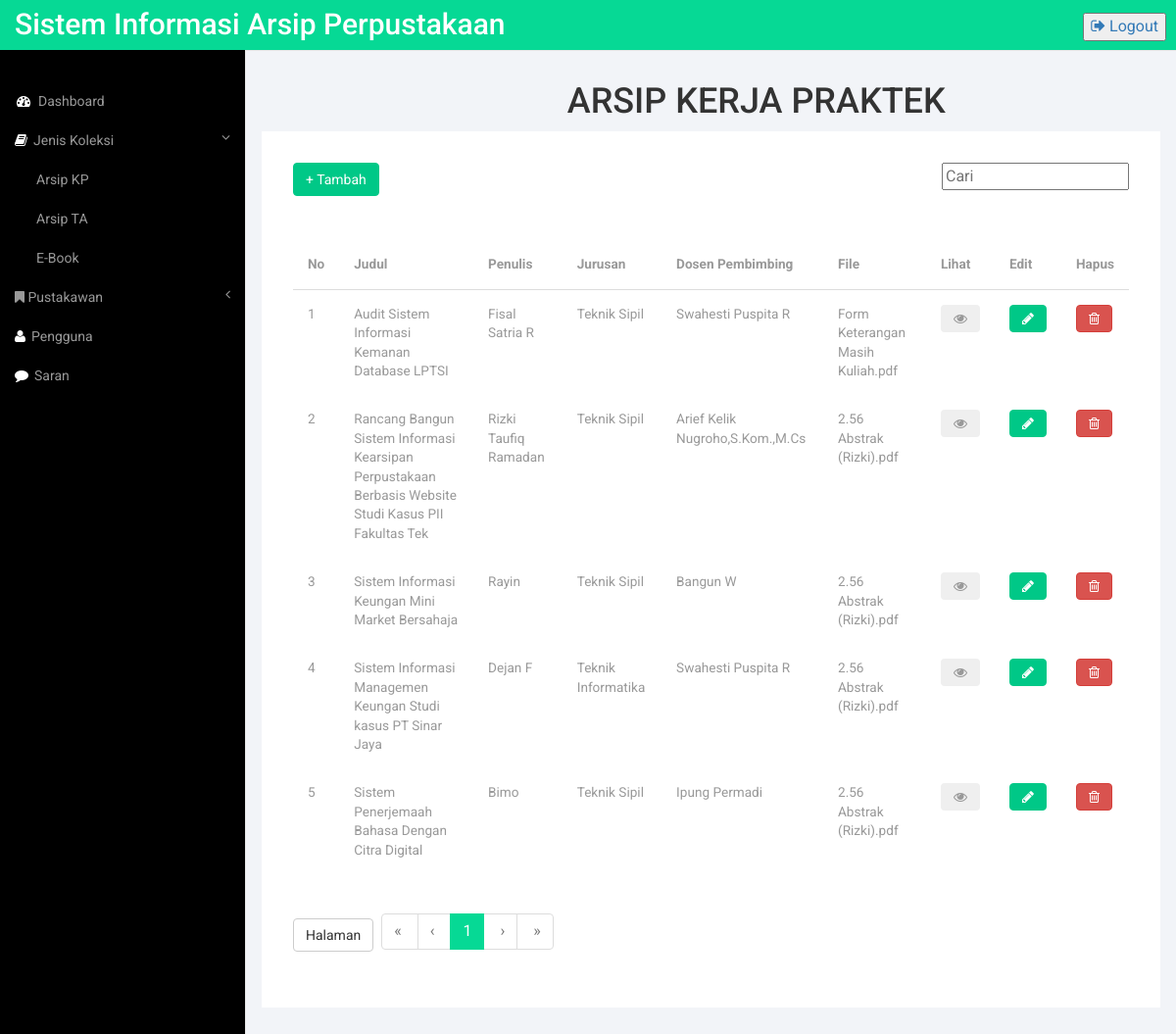
The app's page /admin/koleksiKP.php (signed in) with its own data.
### tables this page shows
CREATE TABLE `koleksikp` (
  `id_koleksiKP` int(255) NOT NULL,
  `judul` varchar(100) NOT NULL,
  `penulis` varchar(100) NOT NULL,
  `nim` varchar(50) NOT NULL,
  `jurusan` varchar(100) NOT NULL,
  `dosbimKP` varchar(100) NOT NULL,
  `dosbimKP1` varchar(100) NOT NULL,
  `accno` int(200) NOT NULL,
  `subjek` varchar(200) NOT NULL,
  `barcode` int(200) NOT NULL,
  `laporan` varchar(255) NOT NULL
);

### admin/koleksiKP.php (the view, shortened to what this page needs)
<?php
include"../system/koneksi.php";
include"../pagination2.php";
?>
<!DOCTYPE HTML>
<html>
<head>
<link href="../css/bootstrap.min.css" rel='stylesheet' type='text/css' />
<link href="../css/administrator.css" rel='stylesheet' type='text/css' />
<link href="../css/lines.css" rel='stylesheet' type='text/css' />
<link href="../css/font-awesome.css" rel="stylesheet">
<link href="../css/custom.css" rel="stylesheet">
</head>
<body>
<div id="wrapper">
        <nav class="top1 navbar navbar-default navbar-static-top" role="navigation" style="margin-bottom: 0">
            <div class="navbar-header">
                <a class="navbar-brand" href="index.html">Sistem Informasi Arsip Perpustakaan</a>
            </div>
            <ul class="nav navbar-nav navbar-right">
				<button style="margin-top: 15%" class="m_2"><a href="logout.php"><i class="fa fa-sign-out"></i> Logout</a></button>
			</ul>
            <div class="navbar-default sidebar" role="navigation">
                <div class="sidebar-nav navbar-collapse">
                    <ul class="nav" id="side-menu">
                        <li>
                            <a href="administrator.php"><i class="fa fa-dashboard fa-fw nav_icon"></i>Dashboard</a>
                        </li>
                        <li>
                            <a href="#"><i class="fa fa-book nav_icon"></i>Jenis Koleksi<span class="fa arrow"></span></a>
                            <ul class="nav nav-second-level">
                                <li>
                                    <a href="koleksiKP.php">Arsip KP</a>
                                    <a href="koleksiTA.php">Arsip TA</a>
                                    <a href="koleksiEBOOK.php">E-Book</a>
                                </li>
                            </ul>
                        </li>
                        <li>
                            <a href="#"><i class="fa fa-bookmark nav-icon"></i> Pustakawan<span class="fa arrow"></span></a>
                        </li>
                        <li>
                            <a href="pengguna.php"><i class="fa fa-user nav_icon"></i>Pengguna</a>
                        </li>
                        <li>
                            <a href="saran.php"><i class="fa fa-comment nav_icon"></i>Saran</a>
                        </li>
                    </ul>
                </div>
            </div>
        </nav>
        <div id="page-wrapper">
        <div class="graphs">
     	<div class="col_3">
     		<h1 style="margin-left: 34%">ARSIP KERJA PRAKTEK</h1>
     		<div class="bs-example4" data-example-id="simple-responsive-table">
    <div class="table-responsive">
        <div class="row">
            <div class="col-md-6">
                <button type="button" name="tambah" data-toggle="modal" data-target="#tambahmodal" class="btn-primary btn">+ Tambah</button>
            </div>
            <div class="col-md-6">
                <div class="search pull-right">
                    <form action="koleksiKP.php" method="GET">
                        <input type="text" value="" name="cari" placeholder="Cari">
                    </form>
                </div>
            </div>
        </div>
    <table class="table">
         <br><br>
        <thead>
          <tr>
            <th>No</th>
            <th>Judul</th>
            <th>Penulis</th>
            <th>Jurusan</th>
            <th>Dosen Pembimbing</th>
            <th>File</th>
            <th style="width: 3%;">Lihat</th>
            <th style="width: 3%">Edit</th>
            <th style="width: 3%">Hapus</th>
          </tr>
        </thead>
        <tbody>
       <?php
        $page = isset($_GET['page']) ? intval($_GET['page']) : 1;
                $adjacents = isset($_GET['adjacents']) ? intval($_GET['adjacents']) : 3;
                    $rpp = 5;
                    if(isset($_REQUEST['cari']) && $_REQUEST['cari']<>""){
                        $cari = isset($_REQUEST['cari']) ? urldecode($_REQUEST['cari']) : '';
                        $lihat = mysqli_query($con, "SELECT * FROM koleksikp WHERE judul LIKE '%$cari%' OR penulis LIKE '%$cari%' OR jurusan LIKE '%$cari%' OR dosbimKP LIKE '%$cari%' ORDER BY judul ASC");
                        $reload = $_SERVER['PHP_SELF'] . "?cari=".$cari."&amp;adjacents=".$adjacents;
                    } else{
                        $lihat = mysqli_query($con, "SELECT * FROM koleksikp ORDER BY judul ASC");
                        $reload = $_SERVER['PHP_SELF']."?adjacents=".$adjacents;
                    }
                    $tcount = mysqli_num_rows($lihat);
                    $tpages = isset($tcount) ? ceil($tcount / $rpp) : 1;
                    $count = 0;
                    $i = ($page - 1) * $rpp;
                    $mulai = ($page>1) ? ($page * $rpp) - $rpp: 0;
                    $no = $mulai+0;
                    while (($count<$rpp) && ($i<$tcount)){
                            mysqli_data_seek($lihat, $i);
                            $hasil = mysqli_fetch_array($lihat);
                            $no++;
                echo "<tr>";
                echo "<td scope='row'>".$no."</td>";
                echo "<td>".$hasil['judul']."</td>";
                echo "<td>".$hasil['penulis']."</td>";
                echo "<td>".$hasil['jurusan']."</td>";
                echo "<td>".$hasil['dosbimKP']."</td>";
                echo "<td>".$hasil['laporan']."</td>";
                echo "<td><button name='lihat' data-id='".$hasil['id_koleksiKP']."' data-toggle='modal' data-target='#lihat' class='btn-succes btn fa fa-eye' ></button></td>";
                echo "<td><button name='edit' data-id='".$hasil['id_koleksiKP']."' data-toggle='modal' data-target='#edit' class='btn-primary btn fa fa-pencil'></button></td>";
                echo "<td><button name='hapus' data-id='".$hasil['id_koleksiKP']."' data-toggle='modal' data-target='#hapus' class='btn-danger btn fa fa-trash-o'></button></td>";
            echo "</tr>";
            $i++;
            $count++;
            }
        ?>
        </tbody>
    </table>
<?php
     echo"<table>";
                        echo "<tr>";
                            echo "<td>";
                            echo "<a class='btn btn-default'>Halaman</a>";
                            echo "</td>";
                            echo "<td style='width: 3%;'>";
                            echo "</td>";
                            echo "<td>";
                            echo paginate_two($reload, $page, $tpages, $adjacents);
                            echo "</td>";
                        echo "</tr>";
                    echo"</table>";
?>
</body>
</html>

### css/administrator.css (style rules this page uses)
h4, h5, h6, h1, h2, h3 { margin-top: 0; }
ul, ol { margin: 0; }
html, body { font-family: 'Roboto', sans-serif; font-size: 100%; background:#000; overflow-x: hidden; }
body a { transition:0.5s all; -webkit-transition:0.5s all; -moz-transition:0.5s all; -o-transition:0.5s all; -ms-transition:0.5s all; }
.navbar-default.sidebar { background-color: #000; font-family: 'Roboto', sans-serif; }
nav.top1.navbar.navbar-default.navbar-static-top { background-color:rgb(6, 217, 149); font-family: 'Roboto', sans-serif; }
.navbar-default .navbar-brand { color: #fff !important; font-size: 30px; font-weight: 500; }
.navbar-right { margin-right: 10px !important; }
i.nav_icon { color: #fff; margin-right:6px; }
.sidebar ul li a { color: #999; font-size:14px; }
ul.nav.navbar-nav.navbar-right { height: 51px; }
.sidebar-nav.navbar-collapse { margin: 2em 0 0 0; }
.col_3 { margin-bottom:1em; }
.graphs { padding: 2em 1em; background: #f2f4f8; height: calc(200vh - 100px); font-family: 'Roboto', sans-serif; }
.bs-example4 { background: #fff; max-height: 1000px; padding: 2em; }
.table > thead > tr > th, .table > tbody > tr > th, .table > tfoot > tr > th, .table > thead > tr > td, .table > tbody > tr > td, .table > tfoot > tr > td { border-top: none !important; }
.btn-primary { background-color: rgb(0, 200, 135) !important; border-color: rgb(0, 200, 135) !important; color: #fff; }
.float-right, .pull-right { float: right!important; }
.table > thead > tr > th, .table > tbody > tr > th, .table > tfoot > tr > th, .table > thead > tr > td, .table > tbody > tr > td, .table > tfoot > tr > td { font-size: 0.85em; color: #999; }
.table td, .table>tbody>tr>td, .table>tbody>tr>th, .table>tfoot>tr>td, .table>tfoot>tr>th, .table>thead>tr>td, .table>thead>tr>th { padding:15px !important; }
.table > thead > tr > th { border-bottom: 1px solid #ddd !important; }

### css/custom.css (style rules this page uses)
#wrapper { width: 100%; }
#page-wrapper { min-height: 568px; background-color: #fff; }
@media (min-width:768px) { #page-wrapper { position: inherit; margin: 0 0 0 250px; border-left: 1px solid #e7e7e7; } }
.sidebar .sidebar-nav.navbar-collapse { padding-right: 0; padding-left: 0; }
.sidebar .arrow { float: right; }
.sidebar .fa.arrow:before { content: "\f104"; }
.sidebar .active>a>.fa.arrow:before { content: "\f107"; }
.sidebar .nav-second-level li, .sidebar .nav-third-level li { border-bottom: 0!important; }
.sidebar .nav-second-level li a { padding-left: 37px; }
@media (min-width:768px) { .sidebar { z-index: 1; position: absolute; width: 250px; margin-top: 51px; } }

### records on screen
koleksikp: judul "Audit Sistem Informasi Kemanan Database LPTSI", penulis "Fisal Satria R", jurusan "Teknik Sipil", dosbimKP "Swahesti Puspita R", laporan "Form Keterangan Masih Kuliah.pdf"
koleksikp: judul "Rancang Bangun Sistem Informasi Kearsipan Perpustakaan Berbasis Website Studi Kasus PII Fakultas Tek", penulis "Rizki Taufiq Ramadan", jurusan "Teknik Sipil", dosbimKP "Arief Kelik Nugroho,S.Kom.,M.Cs", laporan "2.56 Abstrak (Rizki).pdf"
koleksikp: judul "Sistem Informasi Keungan Mini Market Bersahaja", penulis "Rayin", jurusan "Teknik Sipil", dosbimKP "Bangun W", laporan "2.56 Abstrak (Rizki).pdf"
koleksikp: judul "Sistem Informasi Managemen Keungan Studi kasus PT Sinar Jaya", penulis "Dejan F", jurusan "Teknik Informatika", dosbimKP "Swahesti Puspita R", laporan "2.56 Abstrak (Rizki).pdf"
koleksikp: judul "Sistem Penerjemaah Bahasa Dengan Citra Digital", penulis "Bimo", jurusan "Teknik Sipil", dosbimKP "Ipung Permadi", laporan "2.56 Abstrak (Rizki).pdf"

### other values on screen
$firstlabel "«"
$prevlabel "‹"
$nextlabel "›"
$lastlabel "»"
